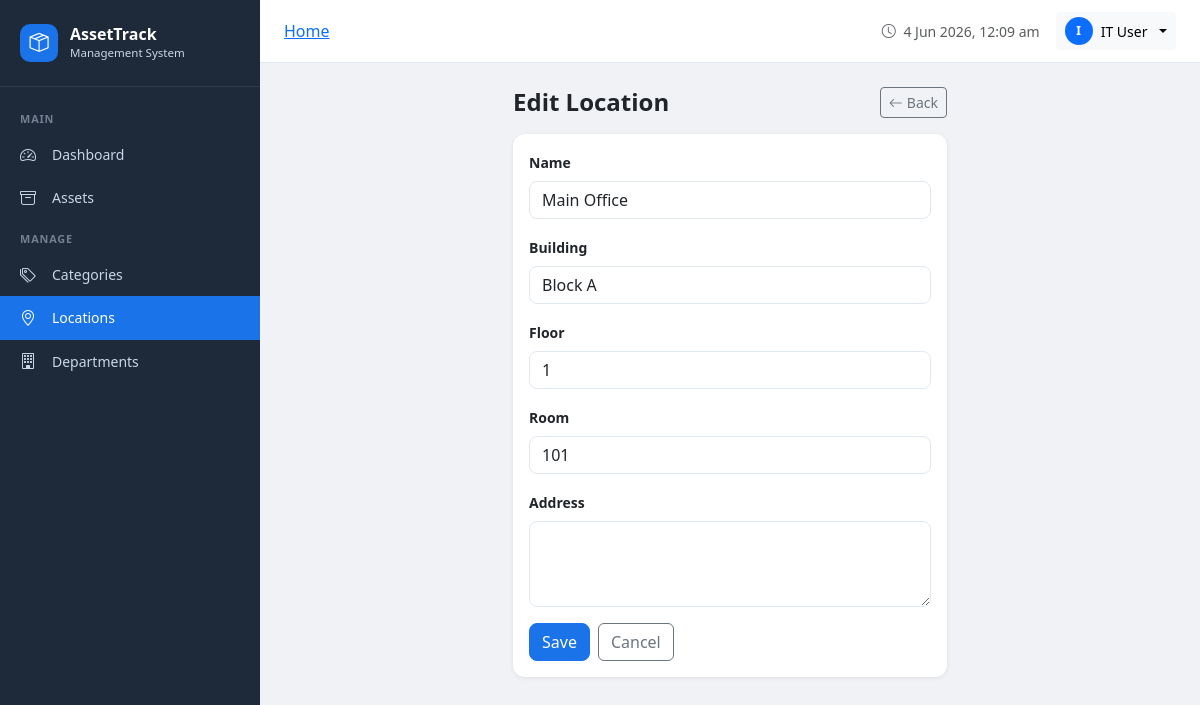
Page /locations/1/edit/ (signed in) on the committed database.
### assets/models.py (models this page shows, shortened)
class Location(models.Model):
    name = models.CharField(max_length=100)
    building = models.CharField(max_length=100, blank=True)
    floor = models.CharField(max_length=50, blank=True)
    room = models.CharField(max_length=50, blank=True)
    address = models.TextField(blank=True)
    created_at = models.DateTimeField(auto_now_add=True)
    class Meta:
        ordering = ['name']

### assets/views.py (the view)
# urls.py: path('locations/<int:pk>/edit/', views.location_edit, name='location_edit'),
@login_required
def location_edit(request, pk):
    location = get_object_or_404(Location, pk=pk)
    if request.method == 'POST':
        form = LocationForm(request.POST, instance=location)
        if form.is_valid():
            location = form.save()
            log_activity(request.user, 'update', 'Location', location, request=request)
            messages.success(request, f'Location "{location.name}" updated.')
            return redirect('location_list')
    else:
        form = LocationForm(instance=location)
    return render(request, 'assets/location_form.html', {'form': form, 'location': location, 'title': 'Edit Location'})

### assets/forms.py
class LocationForm(forms.ModelForm):
    class Meta:
        model = Location
        fields = ['name', 'building', 'floor', 'room', 'address']
        widgets = {
            'name': forms.TextInput(attrs={'class': 'form-control'}),
            'building': forms.TextInput(attrs={'class': 'form-control'}),
            'floor': forms.TextInput(attrs={'class': 'form-control'}),
            'room': forms.TextInput(attrs={'class': 'form-control'}),
            'address': forms.Textarea(attrs={'class': 'form-control', 'rows': 3}),
        }

### accounts/context_processors.py (called while the page is built)
def user_profile(request):
    if request.user.is_authenticated:
        profile, _ = UserProfile.objects.get_or_create(user=request.user)
        return {'user_profile': profile}
    return {'user_profile': None}

### templates/assets/location_form.html (shortened to what this page needs)
{% extends 'base.html' %}
{% block content %}
<div class="row justify-content-center">
    <div class="col-md-6">
        <div class="d-flex align-items-center justify-content-between mb-3">
            <h4 class="fw-bold mb-0">{{ title }}</h4>
            <a href="{% url 'location_list' %}" class="btn btn-outline-secondary btn-sm"><i class="bi bi-arrow-left me-1"></i>Back</a>
        </div>
        <div class="card">
            <div class="card-body">
                <form method="post">
                    {% for field in form %}
                    <div class="mb-3">
                        <label class="form-label fw-semibold small">{{ field.label }}</label>
                        {{ field }}
                    </div>
                    {% endfor %}
                    <div class="d-flex gap-2">
                        <button type="submit" class="btn btn-primary">Save</button>
                        <a href="{% url 'location_list' %}" class="btn btn-outline-secondary">Cancel</a>
                    </div>
                </form>
            </div>
        </div>
    </div>
</div>
{% endblock %}

### templates/base.html (shortened to what this page needs)
<!DOCTYPE html>
<html lang="en">
<head>
    <link href="https://cdn.jsdelivr.net/npm/bootstrap@5.3.2/dist/css/bootstrap.min.css" rel="stylesheet">
    <link href="https://cdn.jsdelivr.net/npm/bootstrap-icons@1.11.3/font/bootstrap-icons.min.css" rel="stylesheet">
</head>
<body>
{% if user.is_authenticated %}
<div class="sidebar" id="sidebar">
    <div class="sidebar-brand">
        <div class="sidebar-brand-icon"><i class="bi bi-box-seam"></i></div>
        <div>
            <div class="sidebar-brand-text">AssetTrack</div>
            <div class="sidebar-brand-sub">Management System</div>
        </div>
    </div>
    <nav class="sidebar-nav">
        <div class="nav-section-title">Main</div>
        <a href="{% url 'dashboard' %}" class="nav-link {% if request.resolver_match.url_name == 'dashboard' %}active{% endif %}">
            <i class="bi bi-speedometer2"></i> Dashboard
        </a>
        <a href="{% url 'asset_list' %}" class="nav-link {% if 'asset' in request.resolver_match.url_name %}active{% endif %}">
            <i class="bi bi-archive"></i> Assets
        </a>
        <div class="nav-section-title">Manage</div>
        <a href="{% url 'category_list' %}" class="nav-link {% if 'category' in request.resolver_match.url_name %}active{% endif %}">
            <i class="bi bi-tags"></i> Categories
        </a>
        <a href="{% url 'location_list' %}" class="nav-link {% if 'location' in request.resolver_match.url_name %}active{% endif %}">
            <i class="bi bi-geo-alt"></i> Locations
        </a>
        <a href="{% url 'department_list' %}" class="nav-link {% if 'department' in request.resolver_match.url_name %}active{% endif %}">
            <i class="bi bi-building"></i> Departments
        </a>
    </nav>
</div>
<div class="main-content">
    <div class="topbar">
        <div class="topbar-left">
            <nav aria-label="breadcrumb" class="d-none d-md-block">
                <ol class="breadcrumb mb-0 small">
                    {% block breadcrumb %}
                    <li class="breadcrumb-item"><a href="{% url 'dashboard' %}">Home</a></li>
                    {% endblock %}
                </ol>
            </nav>
        </div>
        <div class="d-flex align-items-center gap-3">
            <span class="text-muted small d-none d-sm-inline">
                <i class="bi bi-clock me-1"></i>
                <span id="current-time"></span>
            </span>
            <div class="dropdown">
                <button class="btn btn-light btn-sm dropdown-toggle d-flex align-items-center gap-2" data-bs-toggle="dropdown">
                    {% if user.profile.avatar %}
                    <img src="{{ user.profile.avatar.url }}" class="rounded-circle" width="28" height="28" style="object-fit:cover">
                    {% else %}
                    <div class="rounded-circle bg-primary d-flex align-items-center justify-content-center text-white" style="width:28px;height:28px;font-size:0.75rem;font-weight:700">
                        {{ user.username|first|upper }}
                    </div>
                    {% endif %}
                    <span class="d-none d-sm-inline">{{ user.get_full_name|default:user.username }}</span>
                </button>
            </div>
        </div>
    </div>
    <div class="page-content">
        {% block content %}{% endblock %}
    </div>
</div>
{% else %}
{% block auth_content %}{% endblock %}
{% endif %}
</body>
</html>

### templates/base.html (style rules this page uses)
:root { --sidebar-width: 260px; --primary: #1a73e8; --sidebar-bg: #1e2a3a; --sidebar-text: #c8d6e5; --sidebar-hover: #2d3f55; --sidebar-active: #1a73e8; }
body { background: #f0f2f5; font-family: 'Segoe UI', sans-serif; }
.sidebar { position: fixed; top: 0; left: 0; height: 100vh; width: var(--sidebar-width); background: var(--sidebar-bg); z-index: 1000; overflow-y: auto; transition: transform 0.3s; }
.sidebar-brand { padding: 1.5rem 1.25rem; border-bottom: 1px solid rgba(255,255,255,0.08); display: flex; align-items: center; gap: 0.75rem; }
.sidebar-brand-icon { width: 38px; height: 38px; background: var(--primary); border-radius: 10px; display: flex; align-items: center; justify-content: center; font-size: 1.2rem; color: white; }
.sidebar-brand-text { color: white; font-weight: 700; font-size: 1rem; line-height: 1.2; }
.sidebar-brand-sub { color: var(--sidebar-text); font-size: 0.72rem; }
.sidebar-nav { padding: 0.75rem 0; }
.nav-section-title { color: rgba(200,214,229,0.5); font-size: 0.68rem; font-weight: 600; letter-spacing: 0.08em; text-transform: uppercase; padding: 0.75rem 1.25rem 0.35rem; }
.sidebar .nav-link { color: var(--sidebar-text); padding: 0.6rem 1.25rem; border-radius: 0; display: flex; align-items: center; gap: 0.75rem; font-size: 0.875rem; transition: all 0.2s; }
.sidebar .nav-link.active { background: var(--primary); color: white; }
.sidebar .nav-link i { width: 20px; font-size: 1rem; }
.main-content { margin-left: var(--sidebar-width); min-height: 100vh; }
.topbar { background: white; padding: 0.75rem 1.5rem; border-bottom: 1px solid #e2e8f0; position: sticky; top: 0; z-index: 999; display: flex; align-items: center; justify-content: space-between; }
.topbar-left { display: flex; align-items: center; gap: 1rem; }
.page-content { padding: 1.5rem; }
.card { border: none; border-radius: 12px; box-shadow: 0 1px 4px rgba(0,0,0,0.08); }
.form-control, .form-select { border-radius: 8px; border-color: #e2e8f0; }
.btn-primary { background: var(--primary); border-color: var(--primary); border-radius: 8px; }

### rows in the picture
Location: form "Main Office" "Block A" "1" "101"

### other values in the picture
{{ user.username|first|upper }} "I"
{{ user.get_full_name|default:user.username }} "IT User"
{{ title }} "Edit Location"
{{ field.label }} "Name" "Building" "Floor" "Room" "Address"
